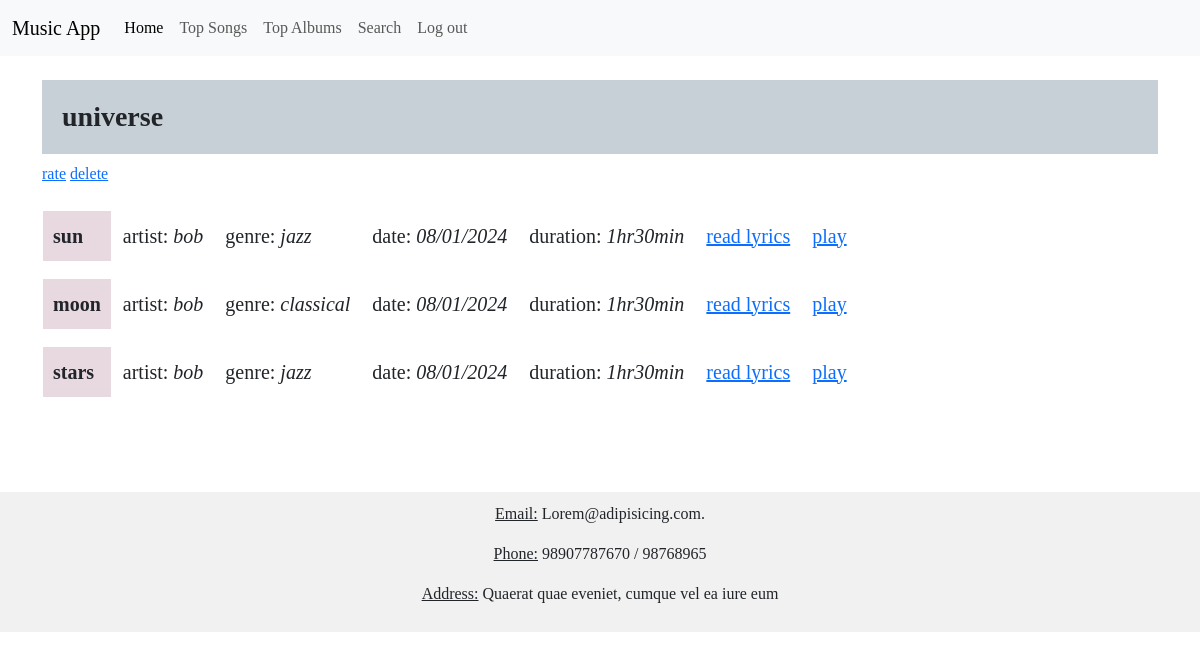
Page /flagged_albums on the committed database.
### model.py (models this page shows)
class Album(db.Model):
    id = db.Column(db.Integer, primary_key=True)
    name = db.Column(db.String(128), unique=True, nullable=False)
    user_id = db.Column(db.Integer, db.ForeignKey('user.id'))
    songs = db.relationship('Song', backref='album')
    ratings = db.relationship('Rating', backref='album')
    avg_rating = db.Column(db.Integer, default=0)
    flag_id = db.Column(db.Integer, db.ForeignKey('flag.id'))

class Song(db.Model):
    id = db.Column(db.Integer, primary_key=True)
    title = db.Column(db.String(128), unique=True, nullable=False)
    genre_name = db.Column(db.String(128))
    date = db.Column(db.String)
    lyrics = db.Column(db.String(10000), nullable=False)
    duration = db.Column(db.String(128))
    creator = db.Column(db.String(128), nullable=False)
    user_id = db.Column(db.Integer, db.ForeignKey('user.id'))
    album_id = db.Column(db.Integer, db.ForeignKey('album.id'))
    ratings = db.relationship('Rating', backref='song')
    genre_id = db.Column(db.Integer, db.ForeignKey('genre.id'))
    avg_rating = db.Column(db.Integer, default=0)
    flag_id = db.Column(db.Integer, db.ForeignKey('flag.id'))

class User(db.Model):
    id = db.Column(db.Integer, primary_key=True)
    password = db.Column(db.String(128), nullable=False)
    name = db.Column(db.String(128), nullable=False)
    role = db.Column(db.String(128), nullable=False)
    songs = db.relationship('Song', backref='user')
    playlists = db.relationship('Playlist', backref='user')
    albums = db.relationship('Album', backref='user')
    ratings = db.relationship('Rating', backref='user')
    avg_rating = db.Column(db.Integer, default=0)
    blacklist_id = db.Column(db.Integer, db.ForeignKey('blacklist.id'))

### app.py (the view)
@app.route("/flagged_albums")
def flagged_albums():
    flag_lst = []
    flagged = Flag.query.get(2)
    flag_lst = flagged.albums
    return render_template("flag_album.html", flag_lst=flag_lst)

### templates/flag_album.html (shortened to what this page needs)
{% extends "base.html" %}
{% block head %}
{{ super() }}
{% endblock %}
{% block body %}
    {% for album in flag_lst %}
    <h3 class="album_title"><b>{{album.name}}</b></h3>
    <a href="/{{album.id}}/album_rating">rate</a>
    <a href="/{{album.id}}/delete_album">delete</a><br><br>
        <table>
            {% for song in album.songs %}
            <tr>
                <td><p class="song_title"><b>{{ song.title }}</b></p></td>
                <td><p class="song_artist">artist: <i>{{ song.user.name }}</i></p></td>
                <td><p class="song_genre">genre: <i>{{ song.genre_name }}</i></p></td>
                <td><p class="song_date">date: <i>{{ song.date }}</i></p></td>
                <td><p class="song_dur">duration: <i>{{ song.duration }}</i></p></td>
                <td><a href="/{{song.id}}/read_lyrics"><p class="song_lyrics">read lyrics</p></a></td>
                <td><a href="/play"><p class="song_play">play</p></a></td>
            </tr>
            {% endfor %}
        </table><br><br>
    {% endfor %}
{% endblock %}

### static/style.css (style rules this page uses)
* { font-family: 'Times New Roman', Times, serif; }
.song_title { font-size: 20px; padding: 10px; background-color: rgb(232, 216, 224); }
.song_artist { font-size: 20px; padding: 10px; }
.song_genre { font-size: 20px; padding: 10px; }
.song_date { font-size: 20px; padding: 10px; }
.song_dur { font-size: 20px; padding: 10px; }
.song_lyrics { font-size: 20px; padding: 10px; }
.song_play { font-size: 20px; padding: 10px; }
.album_title { padding: 20px; background-color: rgb(200, 208, 215); }

### rows in the picture
Album: name "universe"
Song: title "sun", user.name "bob", genre_name "jazz", date "08/01/2024", duration "1hr30min"
Song: title "moon", user.name "bob", genre_name "classical", date "08/01/2024", duration "1hr30min"
Song: title "stars", user.name "bob", genre_name "jazz", date "08/01/2024", duration "1hr30min"
